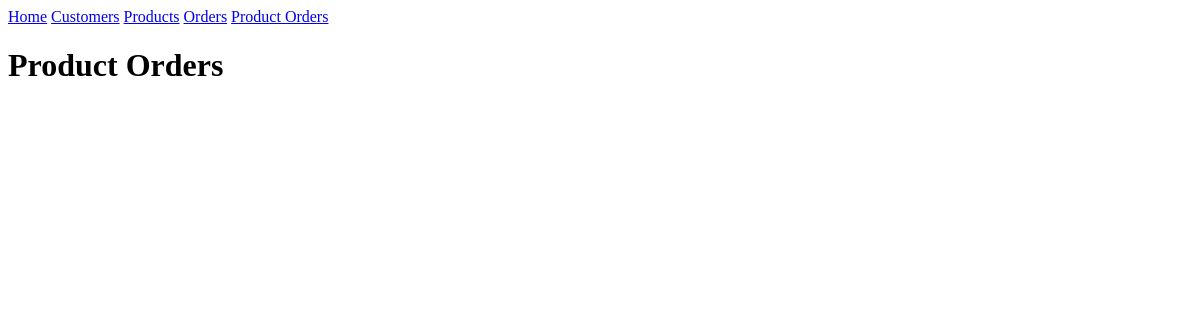
The page /product_orders on the database as committed earlier.
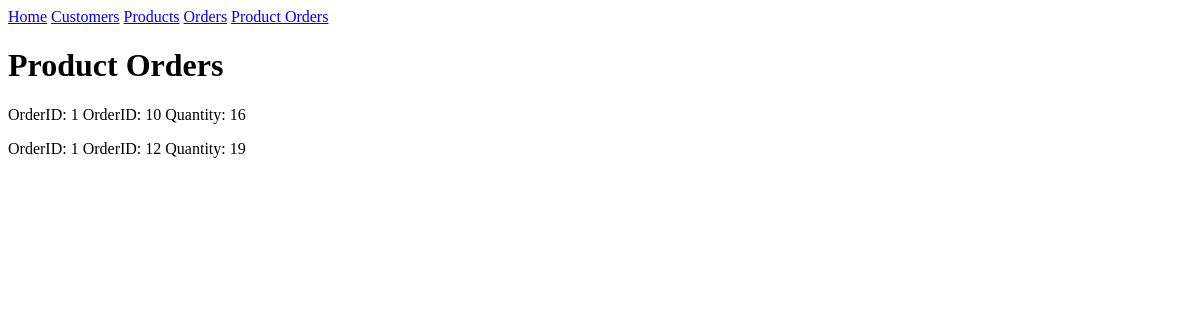
The same page on the database as committed later.
### models.py (models this page shows)
class ProductOrder(db.Model):
    id = mapped_column(Integer, primary_key=True)
    order_id = mapped_column(Integer, ForeignKey(Order.id), nullable=False)
    product_id = mapped_column(Integer, ForeignKey(Product.id), nullable=False)
    quantity = mapped_column(Integer, nullable=False)
    order = relationship("Order", back_populates="product_orders")
    product = relationship("Product", back_populates="product_orders")

### main.py (the view)
@app.route("/product_orders")
def show_product_orders():
    statement = db.select(ProductOrder).order_by(ProductOrder.quantity)
    records = db.session.execute(statement)
    product_orders = records.scalars()
    return render_template('product_orders.html', product_orders=product_orders)

### templates/product_orders.html
{% extends "base.html" %}
{% block content %}
<h1>Product Orders</h1>
{% for product_order in product_orders %}
<p>
    <span>OrderID: {{ product_order.order_id }}</span>
    <span>OrderID: {{ product_order.product_id }}</span>
    <span>Quantity: {{ product_order.quantity }}</span>
</p>
{% endfor %}
{% endblock %}

### templates/base.html (shortened to what this page needs)
<!doctype html>
<html lang="en">
    <head>
    </head>
    <body>
        <nav>
            <a href="/">Home</a>
            <a href="/customers">Customers</a>
            <a href="/products">Products</a>
            <a href="/orders">Orders</a>
            <a href="/product_orders">Product Orders</a>
        </nav>
        {% block content %}
        {% endblock %}
    </body>
</html>

Rows that differ between the two databases and show on the page:
added ProductOrder: order_id "1", product_id "10", quantity "16"
added ProductOrder: order_id "1", product_id "12", quantity "19"
